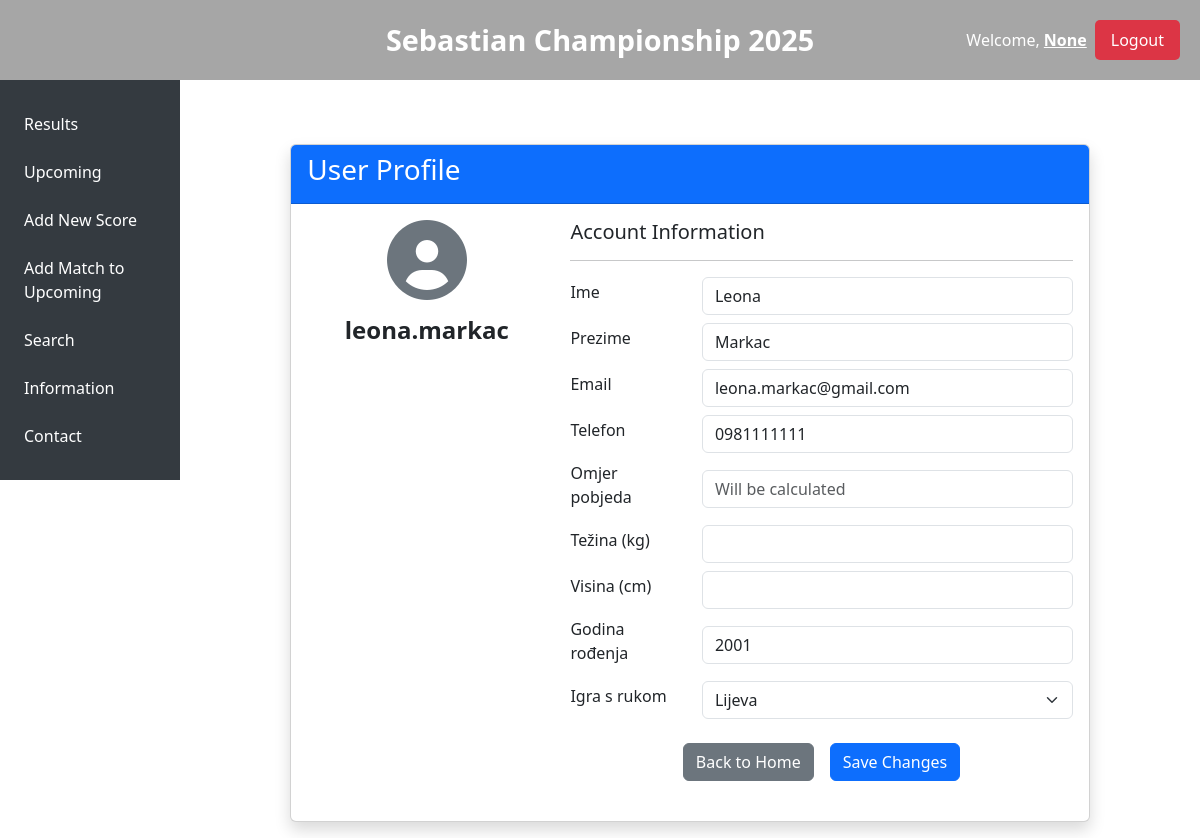
/profile/leona.markac, run on the app's committed database.
### app.py (models this page shows, shortened)
class User(db.Model):
    id = db.Column(db.Integer, primary_key=True)
    first_name = db.Column(db.String(80), nullable=False)
    last_name = db.Column(db.String(80), nullable=False)
    username = db.Column(db.String(80), unique=True, nullable=False)
    password = db.Column(db.String(120), nullable=False)
    email = db.Column(db.String(120), unique=True, nullable=False)
    phone = db.Column(db.String(20), nullable=False)
    birth_year = db.Column(db.Integer, nullable=False)
    handedness = db.Column(db.String(10), nullable=False)
    role = db.Column(db.String(20), nullable=False, default='user')
    participant = db.Column(db.Boolean, nullable=False, default=False)

### app.py (the view)
@app.route('/profile/<username>')
def profile_by_username(username):
    user = User.query.filter_by(username=username).first()
    if user:
        return render_template('profile_page.html', user=user)
    flash('User not found', 'danger')
    return redirect(url_for('admin_dashboard'))

### templates/profile_page.html (shortened to what this page needs)
{% extends "base.html" %}
{% block content %}
<div class="container mt-5">
  <div class="row justify-content-center">
    <div class="col-md-10">
      <div class="card shadow">
        <div class="card-header bg-primary text-white">
          <h3>User Profile</h3>
        </div>
        <div class="card-body">
          <form method="POST" action="{{ url_for('update_profile') }}">
            <div class="row mb-4">
              <div class="col-md-4 text-center">
                <div class="profile-image mb-3">
                  <i class="fas fa-user-circle fa-5x text-secondary"></i>
                </div>
                <h4 class="fw-bold">{{ user.username }}</h4>
              </div>
              <div class="col-md-8">
                <h5>Account Information</h5>
                <hr>
                <div class="row mb-2 align-items-center">
                  <div class="col-sm-3">
                    <label for="first_name" class="form-label">Ime</label>
                  </div>
                  <div class="col-sm-9">
                    <input type="text" class="form-control" id="first_name" name="first_name"
                           value="{{ user.first_name }}" required>
                  </div>
                </div>
                <div class="row mb-2 align-items-center">
                  <div class="col-sm-3">
                    <label for="last_name" class="form-label">Prezime</label>
                  </div>
                  <div class="col-sm-9">
                    <input type="text" class="form-control" id="last_name" name="last_name"
                           value="{{ user.last_name }}" required>
                  </div>
                </div>
                <div class="row mb-2 align-items-center">
                  <div class="col-sm-3">
                    <label for="email" class="form-label">Email</label>
                  </div>
                  <div class="col-sm-9">
                    <input type="email" class="form-control" id="email" name="email"
                           value="{{ user.email }}" required>
                  </div>
                </div>
                <div class="row mb-2 align-items-center">
                  <div class="col-sm-3">
                    <label for="phone" class="form-label">Telefon</label>
                  </div>
                  <div class="col-sm-9">
                    <input type="number" class="form-control" id="phone" name="phone"
                           value="{{ user.phone }}" required>
                  </div>
                </div>
                <div class="row mb-2 align-items-center">
                  <div class="col-sm-3">
                    <label for="win_ratio" class="form-label">Omjer pobjeda</label>
                  </div>
                  <div class="col-sm-9">
                    <input type="text" class="form-control" id="win_ratio" name="win_ratio"
                           value="{{ user.win_ratio }}" readonly placeholder="Will be calculated">
                  </div>
                </div>
                <div class="row mb-2 align-items-center">
                  <div class="col-sm-3">
                    <label for="weight" class="form-label">Težina (kg)</label>
                  </div>
                  <div class="col-sm-9">
                    <input type="number" class="form-control" id="weight" name="weight"
                           value="{{ user.weight }}" min="30" max="200" step="1">
                  </div>
                </div>
                <div class="row mb-2 align-items-center">
                  <div class="col-sm-3">
                    <label for="height" class="form-label">Visina (cm)</label>
                  </div>
                  <div class="col-sm-9">
                    <input type="number" class="form-control" id="height" name="height"
                           value="{{ user.height }}" min="100" max="250" step="1">
                  </div>
                </div>
                <div class="row mb-2 align-items-center">
                  <div class="col-sm-3">
                    <label for="birth_year" class="form-label">Godina rođenja</label>
                  </div>
                  <div class="col-sm-9">
                    <input type="number" class="form-control" id="birth_year" name="birth_year"
                           value="{{ user.birth_year }}" min="1900" max="2023" step="1" required>
                  </div>
                </div>
                <div class="row mb-2 align-items-center">
                  <div class="col-sm-3">
                    <label for="handedness" class="form-label">Igra s rukom</label>
                  </div>
                  <div class="col-sm-9">
                    <select class="form-select" id="handedness" name="handedness" required>
                      <option value="left" {% if user.handedness == 'left' %}selected{% endif %}>Lijeva</option>
                    </select>
                  </div>
                </div>
                <div class="row mt-4">
                  <div class="col d-flex justify-content-center gap-3">
                    <a href="{{ url_for('home') }}" class="btn btn-secondary">Back to Home</a>
                    <button type="submit" class="btn btn-primary">Save Changes</button>
                  </div>
                </div>
              </div>
            </div>
          </form>
        </div>
      </div>
    </div>
  </div>
</div>
{% endblock %}

### static/css/style.css (style rules this page uses)
* { box-sizing: border-box; }
body { margin: 0; background-color: #fff; }

### data on the page
User: username "leona.markac", first_name "Leona", last_name "Markac", email "leona.markac@gmail.com", phone "0981111111", birth_year "2001", handedness "Lijeva"

### other printed values
{{ session.get('username') }} "None"
